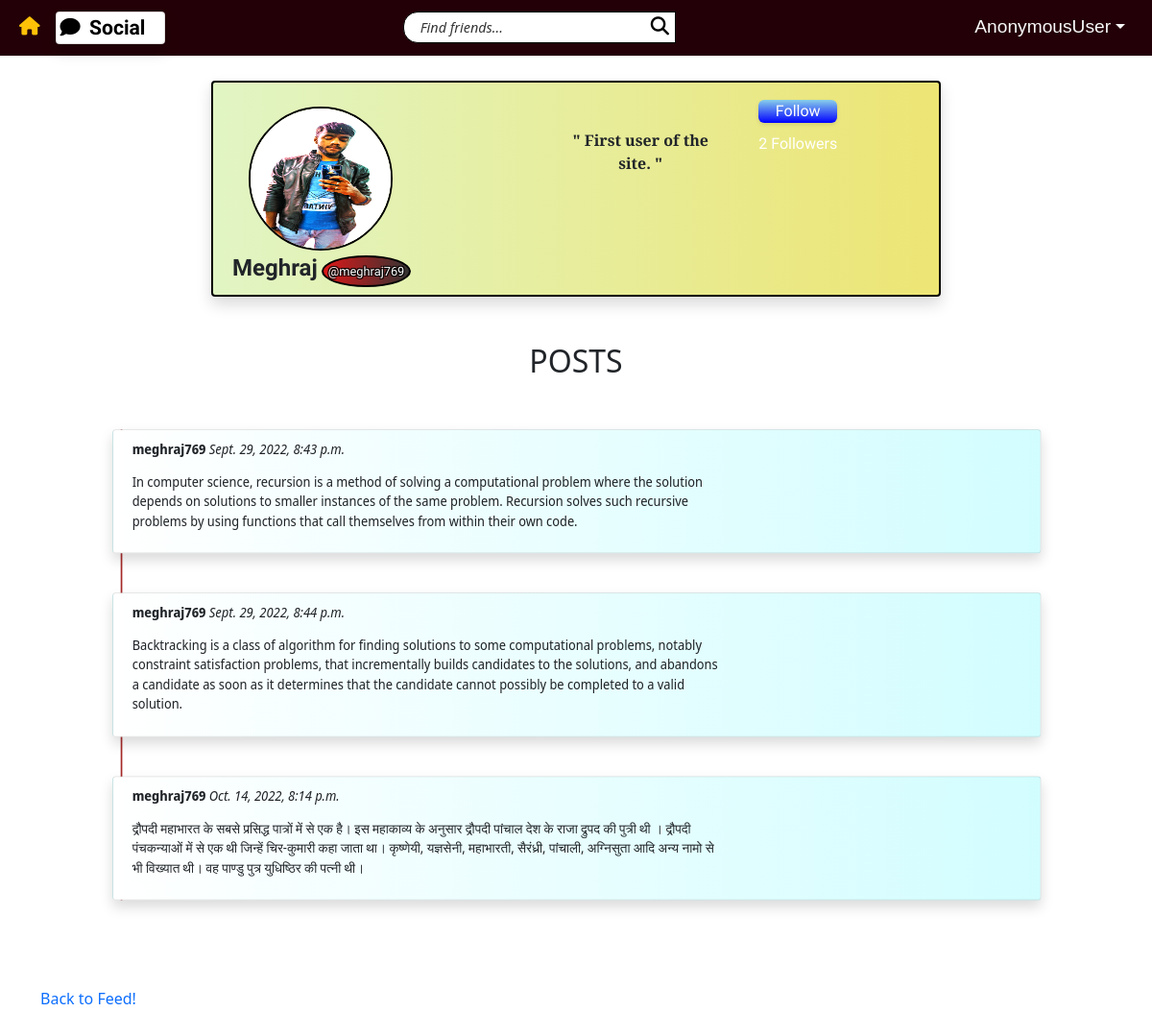
Page /social/profile/2 on the committed database.
### main/models.py (models this page shows, shortened)
class UserProfile(models.Model):
    user = models.OneToOneField(User, primary_key = True, on_delete=models.CASCADE, verbose_name='user', related_name='profile')
    name = models.CharField(max_length=30, blank=True, null=True)
    bio = models.TextField(max_length=300, null=True, blank=True)
    birth_date = models.DateField(null=True)
    picture = models.ImageField(blank=True, null=True, default='uploads/profile_pictures/default.jpg', upload_to='uploads/profile_pictures')
    followers = models.ManyToManyField(User, blank=True, related_name='followers')

class Post(models.Model):
    body = models.TextField()
    created_on = models.DateTimeField(default=timezone.now)
    author = models.ForeignKey(User, on_delete=models.CASCADE)
    likers = models.ManyToManyField(User, blank=True, related_name='likers')
    does_like = models.BooleanField(default=False)
    likes = 0

### main/views.py (the view)
# urls.py: path('profile/<int:pk>', ProfileView.as_view(), name='profile'),
class ProfileView(View):
	def get(self, request, pk, *args, **kwargs):
		profile = UserProfile.objects.get(pk=pk)
		user = profile.user
		posts = Post.objects.filter(author=user)
		followers = profile.followers.all()
		num_followers = len(followers)
		following = request.user in followers
		context = {
			'user': user,
			'posts': posts,
			'profile': profile,
			'num_followers' : num_followers,
			'following': following,
		}
		return render(request, 'main/profile.html', context)

### main/templates/main/profile.html (shortened to what this page needs)
{% extends 'landing/base.html' %}
{% block content %}
<div class="container">
    <div class="row justify-content-center mt-5 pb-5">
        <div class="card shadow rounded col-md-8 col-sm-12 profile-detail d-flex flex-row">
            <div class="p-2">
                <div>
                    <img src="{{ profile.picture.url }}" alt="NO DP" class="dp" height="100" width="100" />
                    {% if profile.name %}
                        <div class="name-container">
                            <div class="profile-full-name">{{ profile.name }}</div>
                            <a href="{% url 'profile' profile.pk %}"><div class="profile-user-name strokeme">@{{profile.user}}</div></a>
                        </div>
                    {% endif %}
                </div>
            </div>
            <div>
                <div class="text-center">
                    {% if profile.bio %}
                        <p class="bio-style">" {{ profile.bio }} "</p>
                    {% else %}
                        <p class="bio-style">" NO BIO PROVIDED !!!!!!!!!"</p>
                    {% endif %}
                </div>
            </div>
            <div class="p-2 text-end newborder">
                {% if request.user == profile.user %}
                    <div></div>
                {% else %}
                    {% if following %}
                        <form method="POST" action="{% url 'unfollow' profile.pk %}">
                            {% csrf_token %}
                            <button class="button-36 px-2" type="submit">Following</button>
                        </form>
                    {% else %}
                        <form method="POST" action="{% url 'follow' profile.pk %}">
                            <button class="button-36 px-2" type="submit">Follow</button>
                        </form>
                    {% endif %}
                {% endif %}
                <div class="text-center mydiv rounded"> {{num_followers}} Followers </div>
            </div>
        </div>
    </div>
        <h2 class="text-center">POSTS</h2>
        <div class="list-wrapper">
            {% for post in posts %}
            <div class="row card shadow mb-5 pop-up">
                <div class="col-md-8 col-sm-12 mb-3position-relative">
                    <p><strong>{{post.author}}</strong> <i>{{post.created_on}}</i> </p>
                    <p>{{ post.body }}</p>
                </div>
            </div>
            {% empty %}
            <div class="row justify-content-center mt-4">
                <div class="col-md-8 col-sm-12 mb-3 border-bottom position-relative">
                    <h5>No posts to show!</h5>
                </div>
            </div>
            {% endfor %}
        </div>
        <div class="row mb-5 mt-3">
            <div class="col-md-3 col-sm-6">
                <a href="{% url 'post_list' %}" class="text-primary">Back to Feed!</a>
            </div>
        </div>
</div>
{% endblock %}

### static/landing/css/styles.css (style rules this page uses)
body { overscroll-behavior-y: none; }
html { scroll-behavior: smooth; overflow-x: hidden; }
::placeholder { color: black; font-style: italic; font-size: 75%; opacity: 80%; font-family: 'Segoe UI', Tahoma, Geneva, Verdana, sans-serif; }
a, a:hover, a:focus, a:active { text-decoration: none; color: black; }
button { border: 1px solid black; border-left: none; background-color: white; }
.newborder { text-align: end; vertical-align: middle; }
.bio-style { font-family: 'Libre Baskerville'; margin-top: 25%; padding-right: 20%; font-weight: bold; }
.dp { height: 150px; width: 150px; border: 2px solid black; border-radius: 100%; margin-left: 5%; margin-top: 5%; filter: brightness(1.5); }
.list-wrapper { transform: scale(0.85); border-left: 2px solid brown; font-family: 'Noto Sans Display', sans-serif; padding: 0; }
.pop-up { padding: 1%; background: #70e1f5; background: -webkit-linear-gradient(to right, white, #D2FDFF); background: linear-gradient(to right, white, #D2FDFF); }
.profile-detail { background: #EDE574; background: -webkit-linear-gradient(to right, #E1F5C4, #EDE574); background: linear-gradient(to right, #E1F5C4, #EDE574); border: 2px solid black; }
.name-container { display: inline-block; }
.profile-full-name { font-size: 1.5em; font-family: 'Kanit', sans-serif; display: inline-block; font-weight: bold; }
.profile-user-name { background: #333333; background: -webkit-linear-gradient(to right, #dd1818, #333333); background: linear-gradient(to right, #dd1818, #333333); color: beige; font-family: 'Fuzzy Bubbles', cursive; border: 2px solid black; border-radius: 50%; padding: 5px; display: inline-block; font-size: 0.8em; }
.strokeme { color: white; text-shadow: -1px -1px 0 #000, 1px -1px 0 #000, -1px 1px 0 #000, 1px 1px 0 #000; }
.button-36 { background-color: initial; background-image: linear-gradient(-180deg, skyblue, blue); border-radius: 6px; box-shadow: rgba(0, 0, 0, 0.1) 0 2px 4px; color: #FFFFFF; cursor: pointer; display: inline-block; font-family: 'Kanit', sans-serif; outline: 0; pointer-events: auto; position: relative; text-align: center; touch-action: manipulation; user-select: none; -webkit-user-select: none; vertical-align: top; white-space: nowrap; width: 100%; z-index: 9; border: 0; transition: box-shadow .2s; margin-top: 10px; }
@media (min-width: 768px) { .button-36 { padding: 0 2.6rem; } }
.mydiv { color:white; animation: myanimation 5s infinite; margin-top: 10px; font-family: 'Kanit'; }

### rows in the picture
UserProfile: picture (picture), name "Meghraj", user "meghraj769", bio "First user of the site."
Post: author "meghraj769", created_on "Sept. 29, 2022, 8:43 p.m.", body "In computer science, recursion is a method of solving a computational problem where the solution depends on solutions to smaller instances of the same problem. Recursion solves such recursive problems by using functions that call themselves from within their own code."
Post: author "meghraj769", created_on "Sept. 29, 2022, 8:44 p.m.", body "Backtracking is a class of algorithm for finding solutions to some computational problems, notably constraint satisfaction problems, that incrementally builds candidates to the solutions, and abandons a candidate as soon as it determines that the candidate cannot possibly be completed to a valid solution."
Post: author "meghraj769", created_on "Oct. 14, 2022, 8:14 p.m.", body "द्रौपदी महाभारत के सबसे प्रसिद्ध पात्रों में से एक है। इस महाकाव्य के अनुसार द्रौपदी पांचाल देश के राजा द्रुपद की पुत्री थी । द्रौपदी पंचकन्याओं में से एक थी जिन्हें चिर-कुमारी कहा जाता था। कृष्णेयी, यज्ञसेनी, महाभारती, सैरंध्री, पांचाली, अग्निसुता आदि अन्य नामो से भी विख्यात थी। वह पाण्डु पुत्र युधिष्ठिर की पत्नी थी।"

### other values in the picture
{{ request.user }} "AnonymousUser"
{{ num_followers }} "2"
